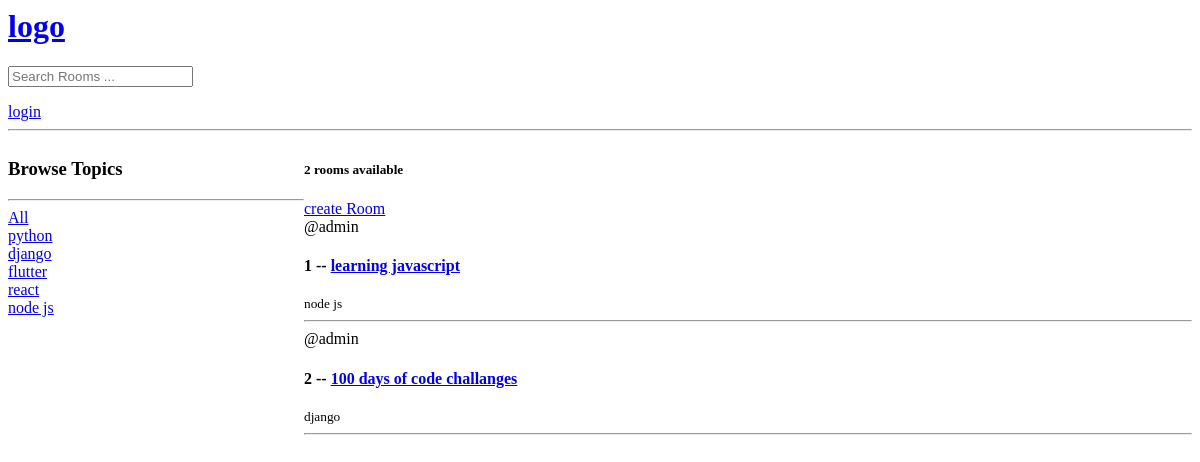
The app's page /, older data.
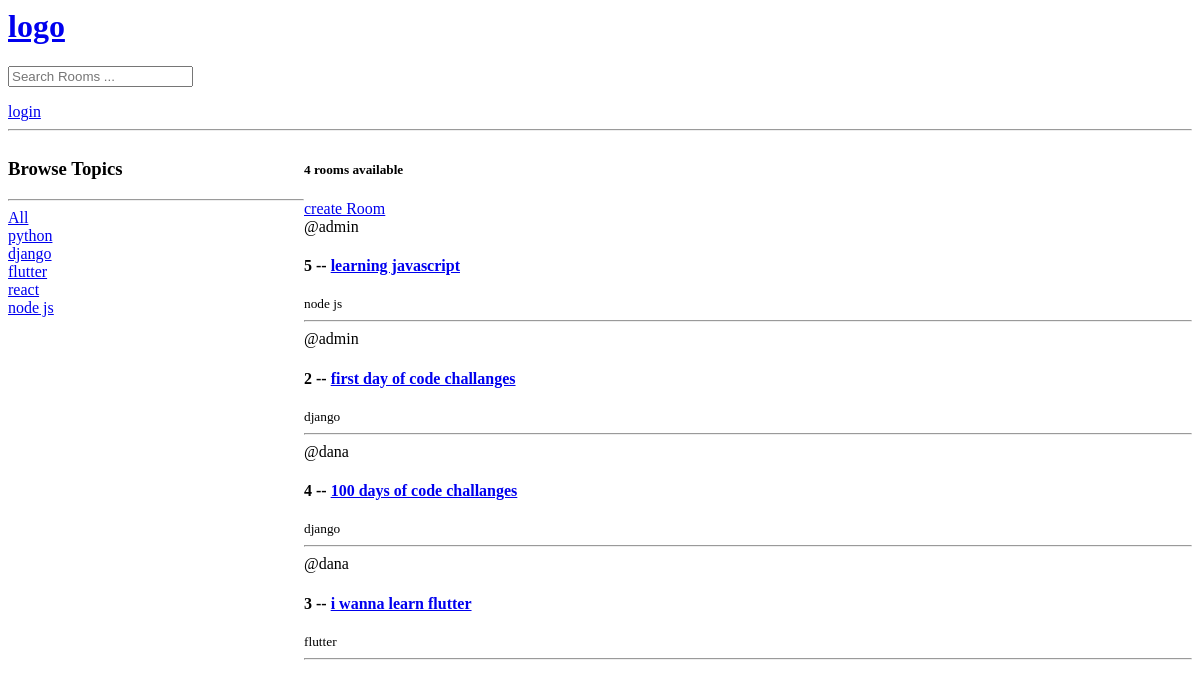
The same page, newer data.
### base/models.py (models this page shows, shortened)
class Topic(models.Model):
    name = models.CharField(max_length=200)

class Room(models.Model):
    host= models.ForeignKey(User, on_delete=models.SET_NULL , null=True)
    topic= models.ForeignKey(Topic, on_delete=models.SET_NULL , null=True)
    name = models.CharField(max_length=200)
    description = models.TextField(blank=True,null=True)
    updated = models.DateTimeField(auto_now=True)
    created = models.DateTimeField(auto_now_add=True)
    class Meta:
        ordering = ['-updated' , '-created']

### base/views.py (the view)
# urls.py: path('' , views.homePage , name='home'),
def homePage(request):
    q = request.GET.get('q') if request.GET.get('q') != None else ''
    rooms = Room.objects.filter(
        Q(topic__name__icontains=q) |
        Q(name__icontains=q ) |
        Q(description__icontains=q )
        )
    topics = Topic.objects.all()
    room_count = rooms.count()
    context ={'rooms':rooms , 'topics':topics , 'room_count':room_count}
    return render(request, 'base/home.html',context)

### base/templates/base/home.html (shortened to what this page needs)
{% extends 'main.html' %} {% block content %}
<div class="home-container">
    <div>
        <h3>Browse Topics </h3>
        <hr>
            <div>
                <a href="{% url 'home' %}"> All</a>
            </div>
        {% for topic in topics %}
            <div>
                <a href="{% url 'home' %}?q={{topic.name}}"> {{topic.name}}</a>
            </div>
        {%endfor %}
    </div>
    <div>
    <h5>{{room_count}} rooms available </h5>
        <a href="{% url 'create-room' %}"> create Room </a>
            <div>
                {% for room in rooms %}
                <div>
                    <span>@{{room.host.username}}</span>
                    <h4>{{room.id}} -- <a href="{% url 'room' room.id %}">{{room.name}}</a></h4>
                    <small>{{room.topic.name}}</small>
                    <hr>
                </div>
            {% endfor %}
        </div>
</div>
{% endblock %}

### templates/main.html (shortened to what this page needs)
<html lang="en">
<head>
</head>
<body>
    {% include 'navbar.html' %}
    {% block content %}
    {% endblock %}
</body>
</html>

### templates/navbar.html
<a href="/">
    <h1>logo</h1>
</a>
<form method="GET" action="{% url 'home' %}">
    <input type="text" name="q" placeholder="Search Rooms ..." />
</form>
{% if request.user.is_authenticated %}
<a href="{% url 'logout' %}">logout</a>
{% else %}
<a href="{% url 'login' %}">login</a>
{% endif %}
<hr>

### base/templates/base/home.html (style rules this page uses)
.home-container { display: grid; grid-template-columns: 1fr 3fr ; }

Row changes from the older to the newer data that the page shows:
removed Room: host.username "admin", id "1", name "learning javascript", topic.name "node js"
added Room: host.username "admin", id "5", name "learning javascript", topic.name "node js"
changed Room id 2: name "100 days of code challanges" → "first day of code challanges"
added Room: host.username "dana", id "4", name "100 days of code challanges", topic.name "django"
added Room: host.username "dana", id "3", name "i wanna learn flutter", topic.name "flutter"
Text that changed along with them:
{{ room_count }}: "2" → "4"
